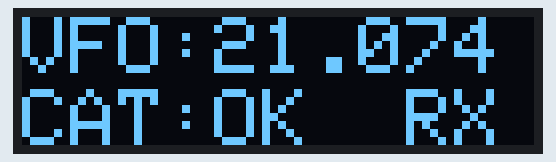
The sketch below on a simulated Arduino Uno, built with avr-gcc and run on an emulated ATmega328P. On the bench: 128×32 one-colour display.

Above: at 0.1 s.

The sketch:

TRX_DISP_OLED_I2C_128x32.ino
```cpp
#include <stdio.h>

#include <SPI.h>
#include <Wire.h>
#include <Adafruit_GFX.h>
#include <Adafruit_SSD1306.h>

#define SCREEN_WIDTH 128
#define SCREEN_HEIGHT 32

#define OLED_RESET 4
Adafruit_SSD1306 display(SCREEN_WIDTH, SCREEN_HEIGHT, &Wire, OLED_RESET);

#define TXRX_OFFSET 95

void disp(int freq, bool catStatus, bool txStatus)
{
  char buff[16];

  display.clearDisplay();

  display.setTextSize(2);
  display.setTextColor(WHITE);

  display.setCursor(0,0);
  if(freq < 10000)
    sprintf(buff, "VFO: %d.%03d", freq/1000, freq%1000);
  else
    sprintf(buff, "VFO:%d.%03d", freq/1000, freq%1000);

  display.print(buff);

  display.setCursor(0,SCREEN_HEIGHT/2 + 2);
  if(catStatus)
    display.print("CAT:OK  ");
  else
    display.print("CAT:--  ");

  if(txStatus)
    display.print("TX");
  else
    display.print("RX");

  display.display();
}

void setup() {
  display.begin(SSD1306_SWITCHCAPVCC, 0x3C);
  display.clearDisplay();
}

void loop() {
  disp(21074, true, false);
}
```
